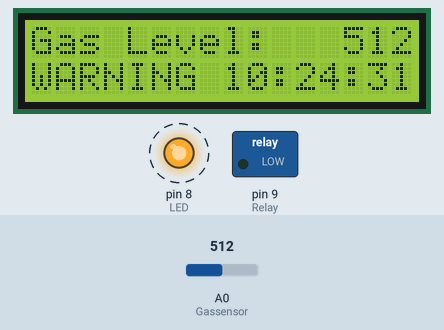
Recording of a sketch running on a simulated Arduino Uno, built with avr-gcc and run on an emulated ATmega328P. Parts: 16×2 character LCD, switched loads named in the sketch (green lamp = pin HIGH), output pins drawn as LEDs (lit = HIGH). Dashed ring = blinking. The test bench sets the inputs (shaded band); at power-on: A0 (Gassensor) = 512. The local clock reads 2024-03-15 10:24:30 at power-on unless the sketch sets it; what the sketch prints to the serial monitor is not drawn.

Above: at 1.2 s.
1.3 s: A0 (Gassensor) set to 317
At 2.9 s:
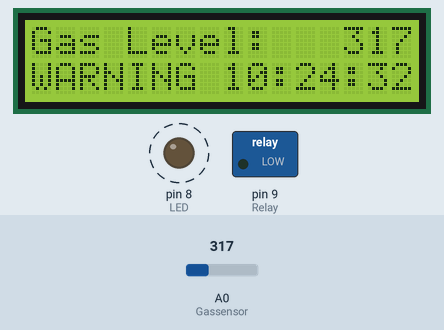
5.4 s: A0 (Gassensor) set to 286
At 6.9 s:
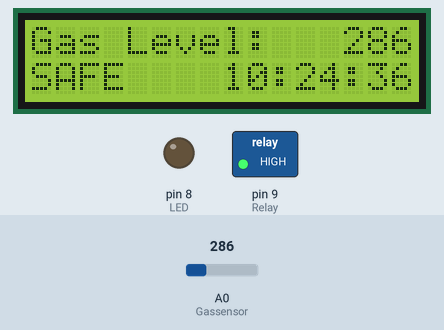
9.5 s: A0 (Gassensor) set to 306
At 10.5 s:
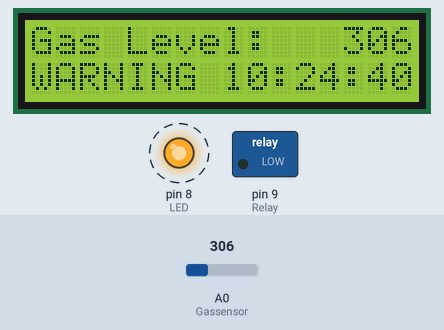
Timing chart, 0 to 17.6 s (numbered marks = the images above; inputs shaded):
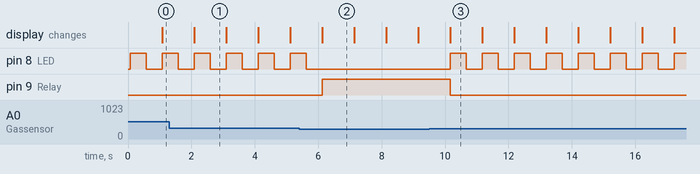

Measured:
- the behaviour switches between 300 and 299 on A0 (Gassensor) (found by bisection; images 1 and 2)
- after the input at 5.4 s, pin 8 (LED): goes on until 5.6 s, then stays LOW; pin 9 (Relay): LOW → HIGH after 0.73 s; the display: first differs from a run without the input after 0.73 s (image 2)
- after the input at 9.5 s, pin 8 (LED): alternates HIGH for 0.50 s and LOW for 0.51 s, starting after 0.66 s; pin 9 (Relay): HIGH → LOW after 0.66 s; the display: first differs from a run without the input after 0.66 s (image 3)
- by itself, pin 8 (LED): alternates HIGH for 0.50 s and LOW for 0.51 s
- what the display in image 1 shows lasts 1.0 s, from 2.1 s to 3.1 s

The sketch:

INDUSTRIAL_GAS_LEAKAGE.ino
```cpp
#include <LiquidCrystal.h>
#include <Wire.h>
#include "RTClib.h"

RTC_DS3231 rtc;
LiquidCrystal lcd(2,3,4,5,6,7);

const int LED = 8;
const int Gassensor = A0;
const int Relay = 9;
const int Threshold = 300;

void setup()
{
  pinMode(Gassensor, INPUT);
  pinMode(LED, OUTPUT);
  pinMode(Relay, OUTPUT);

  lcd.begin(16,2);
  lcd.clear();
  lcd.setCursor(0, 0);
  lcd.clear();
  Serial.begin(9600);


  if (!rtc.begin())
  {
    Serial.println("RTC NOT FOUND");
    while (1);
  }
  if (rtc.lostPower())
  {
    rtc.adjust(DateTime(F(__DATE__), F(__TIME__)));
  }
}

void loop()
{
  DateTime now=rtc.now();
  int Gassensorlevel = analogRead(Gassensor);

  lcd.setCursor(0, 0);
  lcd.print("Gas Level: ");
  lcd.setCursor(13,0);
  lcd.print(Gassensorlevel);

  lcd.setCursor(8,1);

  if(now.hour()>12)
  {
    int n=now.hour()-12;
    if(n<10)
    {
      lcd.print("0");
    }
    lcd.print(n);
  }
  else
  {
    if(now.hour()<10)
    {
      lcd.print("0");
    }
    lcd.print(now.hour());
  }

  lcd.print(':');
  if(now.minute()<10)
  {
    lcd.print("0");
  }
  lcd.print(now.minute());
  lcd.print(':');
  if(now.second()<10)
  {
    lcd.print("0");
  }
  lcd.print(now.second());

  Serial.print("Gas Level: ");
  Serial.print(Gassensorlevel);
  Serial.print(" ");
  if(now.hour()>12)
  {
    int n=now.hour()-12;
    if(n<10)
    {
      Serial.print("0");
    }
    Serial.print(n);
  }
  else
  {
    if(now.hour()<10)
    {
      Serial.print("0");
    }
    Serial.print(now.hour());
  }
  Serial.print('/');
  if(now.minute()<10)
  {
    Serial.print("0");
  }
  Serial.print(now.minute());
  Serial.print('/');
  if(now.second()<10)
  {
    Serial.print("0");
  }
  Serial.print(now.second());
  Serial.print(" ");

  if(Gassensorlevel < Threshold)
  {
    lcd.setCursor(0,1);
    lcd.print("SAFE");

    Serial.println("Safe");

    digitalWrite(LED,LOW);
    digitalWrite(Relay,HIGH);
    delay(500);
  }
  else
  {
    lcd.setCursor(0,1);
    lcd.print("WARNING");

    digitalWrite(LED,HIGH);
    digitalWrite(Relay,LOW);
    Serial.println("Warning!!");

    delay(500);
    digitalWrite(LED,LOW);
  }
  delay(500);
  lcd.clear();
}
```
